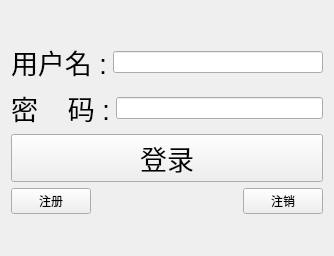
<?xml version="1.0" encoding="UTF-8"?>
<ui version="4.0">
 <class>TcpClient</class>
 <widget class="QWidget" name="TcpClient">
  <property name="geometry">
   <rect>
    <x>0</x>
    <y>0</y>
    <width>334</width>
    <height>256</height>
   </rect>
  </property>
  <property name="windowTitle">
   <string>TcpClient</string>
  </property>
  <layout class="QVBoxLayout" name="verticalLayout_2">
   <item>
    <layout class="QVBoxLayout" name="verticalLayout">
     <item>
      <layout class="QHBoxLayout" name="horizontalLayout">
       <item>
        <widget class="QLabel" name="name_lab">
         <property name="font">
          <font>
           <pointsize>20</pointsize>
          </font>
         </property>
         <property name="text">
          <string>用户名 :</string>
         </property>
        </widget>
       </item>
       <item>
        <widget class="QLineEdit" name="name_le"/>
       </item>
      </layout>
     </item>
     <item>
      <layout class="QHBoxLayout" name="horizontalLayout_2">
       <item>
        <widget class="QLabel" name="pwd_lab">
         <property name="font">
          <font>
           <pointsize>20</pointsize>
          </font>
         </property>
         <property name="text">
          <string>密    码 :</string>
         </property>
        </widget>
       </item>
       <item>
        <widget class="QLineEdit" name="pwd_le">
         <property name="echoMode">
          <enum>QLineEdit::Password</enum>
         </property>
        </widget>
       </item>
      </layout>
     </item>
     <item>
      <widget class="QPushButton" name="login_pb">
       <property name="font">
        <font>
         <pointsize>20</pointsize>
        </font>
       </property>
       <property name="text">
        <string>登录</string>
       </property>
      </widget>
     </item>
     <item>
      <layout class="QHBoxLayout" name="horizontalLayout_3">
       <item>
        <widget class="QPushButton" name="regist_pb">
         <property name="text">
          <string>注册</string>
         </property>
        </widget>
       </item>
       <item>
        <spacer name="horizontalSpacer">
         <property name="orientation">
          <enum>Qt::Horizontal</enum>
         </property>
         <property name="sizeHint" stdset="0">
          <size>
           <width>40</width>
           <height>20</height>
          </size>
         </property>
        </spacer>
       </item>
       <item>
        <widget class="QPushButton" name="cancel_pb">
         <property name="text">
          <string>注销</string>
         </property>
        </widget>
       </item>
      </layout>
     </item>
    </layout>
   </item>
  </layout>
 </widget>
 <layoutdefault spacing="6" margin="11"/>
 <resources/>
 <connections/>
</ui>
